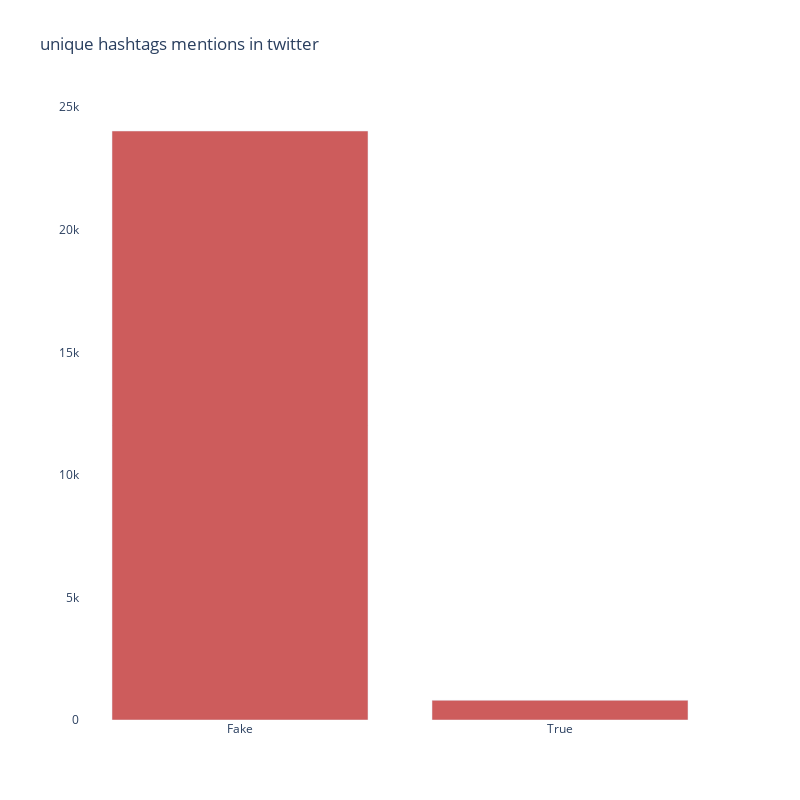

Here is the notebook cell this chart was saved with:
### Code cell
import plotly.express as px
import plotly.graph_objects as go

twitter_users_fake_count = count_twitters_user(fake)
twitter_users_true_count = count_twitters_user(true)
fig = go.Figure()
fig.add_trace(go.Bar(x=['Fake', 'True'],
    y=[twitter_users_fake_count, twitter_users_true_count],
    name='Twitter user name Pattern',
    marker_color='indianred')
)
fig.update_layout({
        'plot_bgcolor': 'rgba(0, 0, 0, 0)',
        'paper_bgcolor': 'rgba(0, 0, 0, 0)',
        'title': 'unique hashtags mentions in twitter',
})

fig.update_layout(
    autosize=False,
    width=800,
    height=800)
#fig = px.bar(y=[twitter_users_fake_count, twitter_users_true_count], x=['Fake', 'True'], title='Twitter user name Pattern')

fig.show()

### Figure 1 — Plotly figure (JSON) as saved in the notebook; plotly's stock layout.template omitted (floating-point values rounded to 4 significant figures)
{"data": [{"marker": {"color": "indianred"}, "name": "Twitter user name Pattern", "type": "bar", "x": ["Fake", "True"], "y": [24029, 803]}], "layout": {"autosize": false, "height": 800, "paper_bgcolor": "rgba(0, 0, 0, 0)", "plot_bgcolor": "rgba(0, 0, 0, 0)", "title": {"text": "unique hashtags mentions in twitter"}, "width": 800}}
